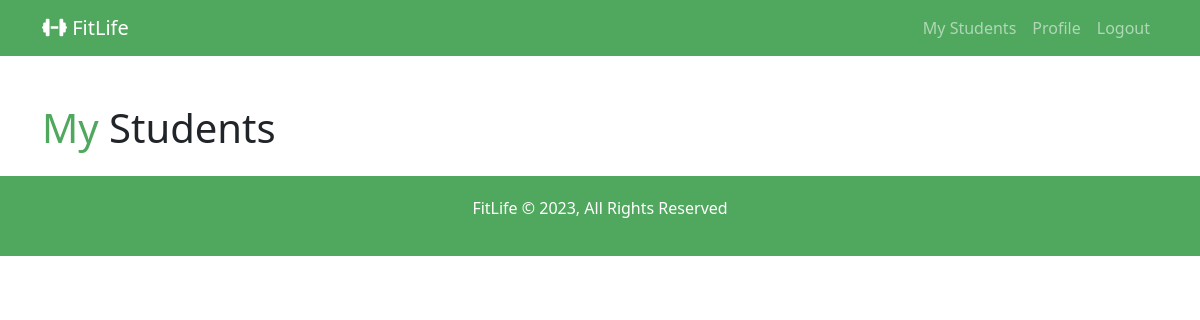
Before: /account/users/teacher/students (signed in) with the older database file.
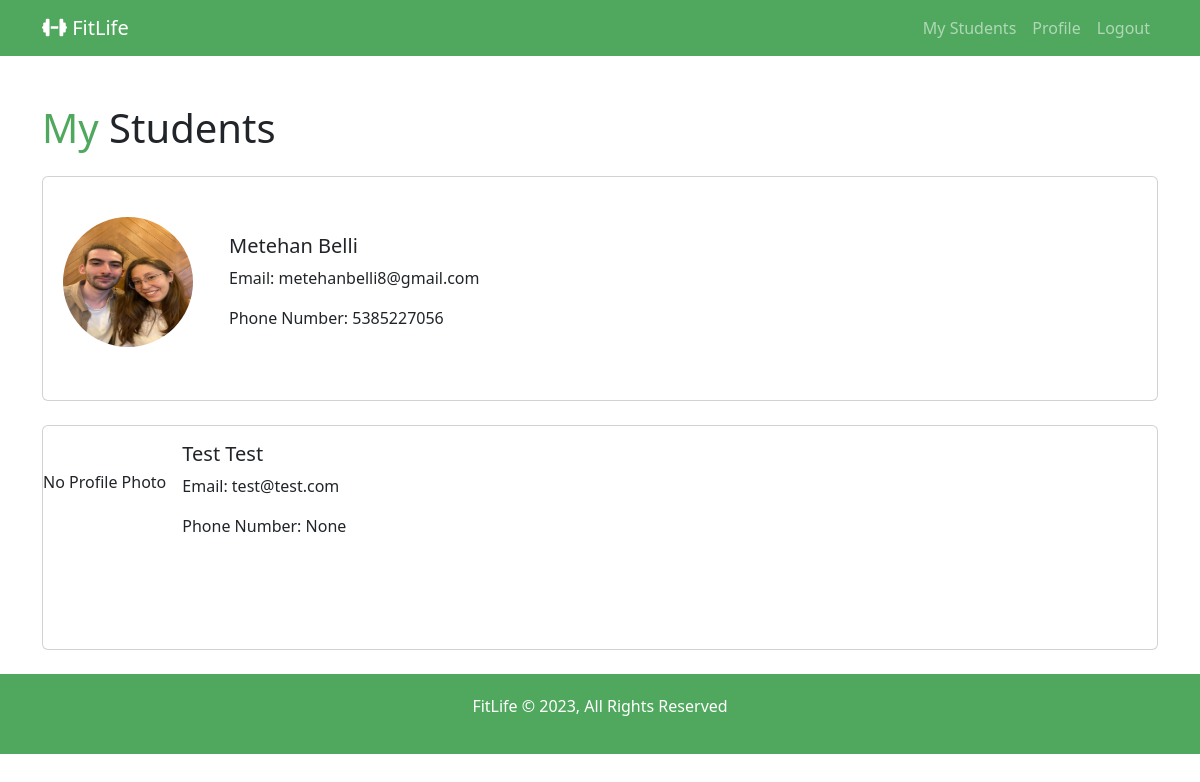
After: the same page with the newer database file.
### users/models.py (models this page shows, shortened)
class UserExtra(models.Model):
    user = models.OneToOneField(
        settings.AUTH_USER_MODEL,
        on_delete=models.CASCADE,
        null=True,
    )
    trainer = models.ForeignKey(
        CustomUser,
        on_delete=models.SET_NULL,
        null=True,
        blank=True,
        related_name="user_trainer",
        limit_choices_to={"is_user": 0},
    )
    exercise_plan = models.OneToOneField(
        ExercisePlan, on_delete=models.CASCADE, null=True, blank=True
    )
    current_info = models.OneToOneField(
        UserCurrent, on_delete=models.CASCADE, null=True, blank=True
    )
    birth_date = models.DateField(null=True, blank=True)
    phone_number = models.CharField(max_length=15, null=True, blank=True)
    gender = models.CharField(max_length=10, null=True, blank=True)
    profile_picture = models.ImageField(upload_to="images", default="")

### account/models.py (models this page shows, shortened)
class CustomUser(AbstractUser):
    is_user = models.BooleanField(default=False, null=True, blank=True)
    profile_picture = models.ImageField(upload_to="images", default="")

### users/views.py (the view)
# urls.py: path("teacher/students", views.teachers_students, name="teachers_students"),
def teachers_students(request):
    teacher = request.user
    teacher_extra, created = TeacherExtra.objects.get_or_create(user=teacher)
    if request.method == "GET":
        students = teacher_extra.students.all()
        students_extra = UserExtra.objects.filter(user__in=students)
        return render(
            request,
            "users/teachersStudent.html",
            {
                "teacher": teacher,
                "teacher_extra": teacher_extra,
                "students": students,
                "students_extra": students_extra,
            },
        )
    return render(request, "users/teachersStudent.html")

### users/templates/users/teachersStudent.html (shortened to what this page needs)
{% extends "layout.html" %}
{% block content %}
<div class="container mt-5">
  <h1><span class="text-green">My</span> Students</h1>
  <div class="card-deck mt-4">
    {% for student_extra in students_extra %}
    <a href="{% url 'teachers_students_info' %}?student_id={{ student_extra.user.id }}">
      <div class="card mb-4" style="height: 225px;">
        <div class="d-flex align-items-center">
          {% if student_extra.profile_picture %}
            <div class="rounded-circle overflow-hidden mr-3" style="width: 130px; height: 130px; margin: 40px 20px;">
              <img src="{{ student_extra.profile_picture.url }}" class="card-img-top w-100 h-100" alt="{{ student_extra.user.first_name }} {{ student_extra.user.last_name }}">
            </div>
          {% else %}
            <p>No Profile Photo</p>
          {% endif %}
          <div class="card-body">
            <h5 class="card-title">{{ student_extra.user.first_name }} {{ student_extra.user.last_name }}</h5>
            <p class="card-text">Email: {{ student_extra.user.email }}</p>
            <p class="card-text">Phone Number: {{ student_extra.phone_number }}</p>
          </div>
        </div>
      </div>
    </a>
    {% endfor %}
  </div>
</div>
{% endblock %}

### templates/layout.html (shortened to what this page needs)
<!DOCTYPE html>
<html lang="en">
  <head>
    <link
      rel="stylesheet"
      href="https://cdnjs.cloudflare.com/ajax/libs/bootstrap/5.3.2/css/bootstrap.min.css"
    />
    <link
      rel="stylesheet"
      href="https://cdnjs.cloudflare.com/ajax/libs/font-awesome/6.4.2/css/all.min.css"
    />
    <link href='https://unpkg.com/boxicons@2.1.4/css/boxicons.min.css' rel='stylesheet'>
  </head>
  <body>
    {% include "partials/_nav.html" %}
    {% block content %}{% endblock %}
    {% include "partials/_footer.html" %}
  </body>
</html>

### templates/partials/_nav.html (shortened to what this page needs)
<nav
      class="navbar navbar-expand-lg navbar-dark"
      style="background-color: #50a85e"
    >
      <div class="container">
        {% if user.is_authenticated and user.is_user%}
          <a href="/users/home" class="navbar-brand"
          ><i class="fa-solid fa-dumbbell"></i> FitLife</a>
          <ul class="navbar-nav">
            <li class="nav-item">
              <a href="/trainers" class="nav-link">Trainers</a>
            </li>
            <li class="nav-item">
              <a href="{% url "user_diet" %}" class="nav-link">My Diet</a>
            </li>
            <li class="nav-item">
              <a href="{% url "user_profile" %}" class="nav-link">Profile</a>
            </li>
            <li class="nav-item">
              <a href="{% url "user_logout" %}" class="nav-link">Logout</a>
            </li>
          </ul>
        {% elif user.is_authenticated and not user.is_user %}
          <a href="/users/teacher/home" class="navbar-brand"
          ><i class="fa-solid fa-dumbbell"></i> FitLife</a>
          <ul class="navbar-nav">
            <li class="nav-item">
              <a href="{% url "teachers_students" %}" class="nav-link">My Students</a>
            </li>
            <li class="nav-item">
              <a href="{% url "teacher_profile" %}" class="nav-link">Profile</a>
            </li>
            <li class="nav-item">
              <a href="{% url "user_logout" %}" class="nav-link">Logout</a>
            </li>
          </ul>
        {% endif %}
      </div>
    </nav>

### templates/partials/_footer.html
<footer class="main-footer">
  <p>FitLife &copy; 2023, All Rights Reserved</p>
</footer>

### users/templates/users/teachersStudent.html (style rules this page uses)
.text-green { color: #50a85e; }
a { text-decoration: none; }
.main-footer { text-align: center; background: #50a85e; color: #FFFFFF; padding: 20px; margin-top: 10px; }
.rounded-circle { border-radius: 50%; overflow: hidden; }

Changed rows visible on the page:
now on this page (row edited): UserExtra: profile_picture (picture), user.first_name "Metehan", user.last_name "Belli", user.email "metehanbelli8@gmail.com", phone_number "5385227056"
added UserExtra: profile_picture "No Profile Photo", user.first_name "Test", user.last_name "Test", user.email "test@test.com", phone_number "None"
